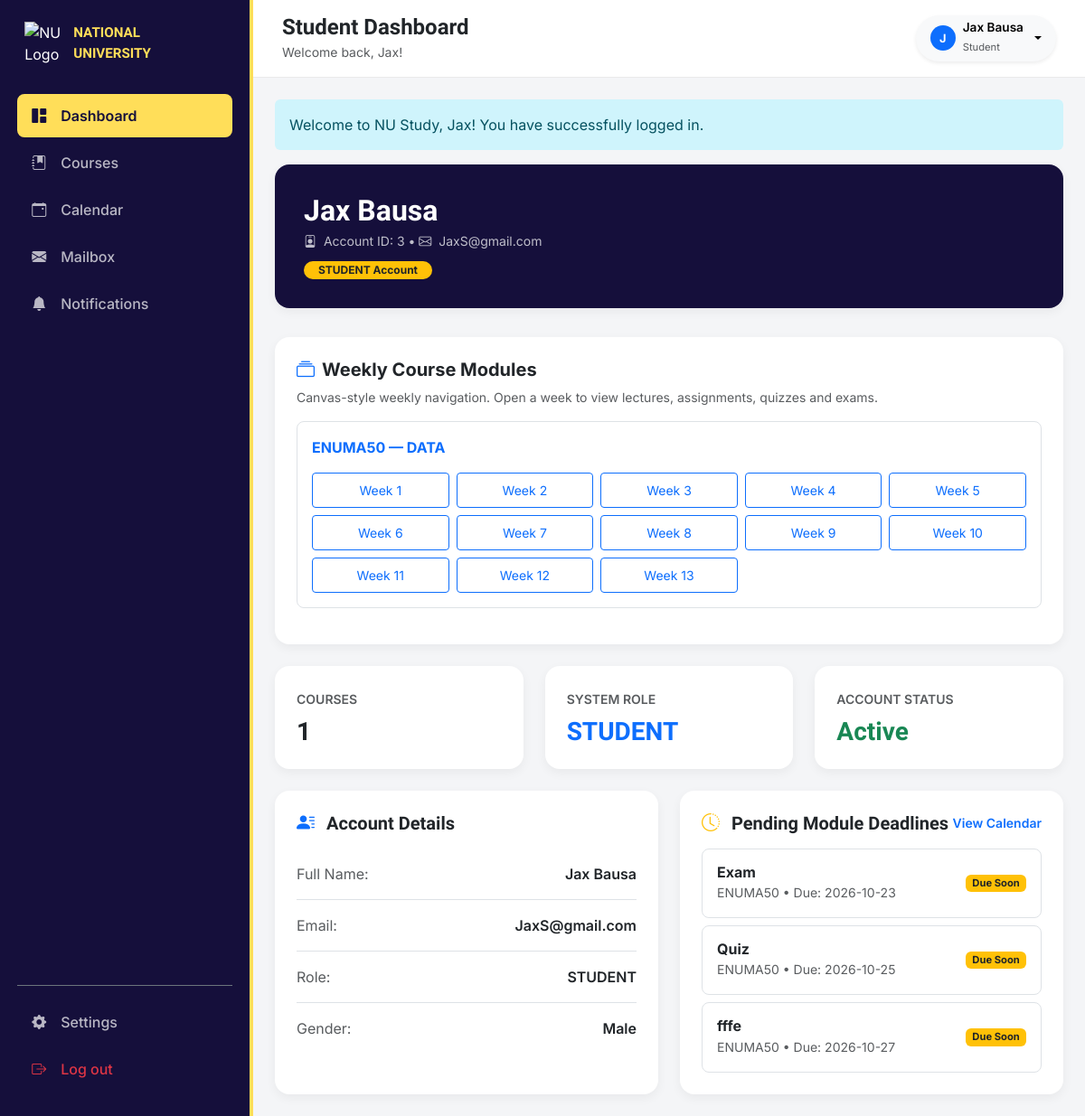
/dashboard (signed in), run on the app's committed database.
### tables this page shows
CREATE TABLE users (
                id INTEGER PRIMARY KEY AUTOINCREMENT,
                firstname TEXT NOT NULL,
                lastname TEXT NOT NULL,
                email TEXT UNIQUE NOT NULL,
                password_hash TEXT NOT NULL,
                salt TEXT NOT NULL,
                role TEXT NOT NULL,
                gender TEXT,
                created_at TIMESTAMP DEFAULT CURRENT_TIMESTAMP
            );

CREATE TABLE courses (
                id INTEGER PRIMARY KEY AUTOINCREMENT,
                code TEXT UNIQUE NOT NULL,
                title TEXT NOT NULL,
                description TEXT,
                instructor_id INTEGER REFERENCES users(id) ON DELETE SET NULL,
                enrollment_code TEXT UNIQUE,
                created_at TIMESTAMP DEFAULT CURRENT_TIMESTAMP
            , grades_posted INTEGER DEFAULT 0, records_locked INTEGER DEFAULT 0);

CREATE TABLE modules (
                id INTEGER PRIMARY KEY AUTOINCREMENT,
                course_id INTEGER REFERENCES courses(id) ON DELETE CASCADE,
                section_name TEXT DEFAULT 'General',
                title TEXT NOT NULL,
                type TEXT NOT NULL,
                content TEXT,
                due_date TEXT,
                file_path TEXT,
                created_at TIMESTAMP DEFAULT CURRENT_TIMESTAMP
            , time_limit_minutes INTEGER DEFAULT 0, pass_percentage INTEGER DEFAULT 70);

### app.py (the view)
@app.route("/dashboard.html")
@app.route("/dashboard")
def dashboard():
    if "user_id" not in session: return redirect(url_for("login"))
    user_id = session["user_id"]
    with closing(get_connection()) as conn:
        cursor = conn.cursor()
        cursor.execute("SELECT * FROM users WHERE id = ?", (user_id,))
        current_user = cursor.fetchone()
        if not current_user:
            session.clear()
            return redirect(url_for("login"))
        if current_user["role"] == "STUDENT":
            cursor.execute("SELECT c.* FROM courses c JOIN enrollments e ON c.id = e.course_id WHERE e.student_id = ?", (user_id,))
            courses_list = cursor.fetchall()
            cursor.execute("""
                SELECT m.*, c.code as course_code FROM modules m
                JOIN courses c ON m.course_id = c.id
                JOIN enrollments e ON c.id = e.course_id
                WHERE e.student_id = ?
                AND m.due_date IS NOT NULL AND m.due_date != ''
                AND m.id NOT IN (SELECT module_id FROM student_progress WHERE student_id = ?)
                ORDER BY m.due_date ASC LIMIT 5
            """, (user_id, user_id))
            deadlines = cursor.fetchall()
        else:
            cursor.execute("SELECT * FROM courses WHERE instructor_id = ?", (user_id,))
            courses_list = cursor.fetchall()
            deadlines = []
    return render_template("dashboard.html", user=current_user, courses=courses_list, deadlines=deadlines)

### db_models.py (called while the page is built)
def get_connection():
    if DATABASE_URL:
        import psycopg2
        import psycopg2.extras
        conn = psycopg2.connect(DATABASE_URL, cursor_factory=psycopg2.extras.DictCursor)
        return PostgresConnectionWrapper(conn)
    else:
        conn = sqlite3.connect("lms_mock.db")
        conn.row_factory = sqlite3.Row
        return conn

### templates/dashboard.html (shortened to what this page needs)
<!DOCTYPE html>
<html lang="en">
<head>
    <link href="https://cdn.jsdelivr.net/npm/bootstrap@5.3.0/dist/css/bootstrap.min.css" rel="stylesheet">
    <link rel="stylesheet" href="https://cdn.jsdelivr.net/npm/bootstrap-icons@1.11.0/font/bootstrap-icons.css">
</head>
<body>
<div class="app-wrapper">
    <div class="sidebar" id="sidebarElement">
        <div>
            <div class="sidebar-brand">
                <img src="https://dboqplvzu03z6.cloudfront.net/web/production/assets/contact-us-28ccf43265607ced3608c2c88d671ec8dbd210613cbb4042c0de3085f8c554f7.webp" alt="NU Logo">
                <div class="brand-text">NATIONAL<br>UNIVERSITY</div>
            </div>
            <div class="nav flex-column">
                <a href="{{ url_for('dashboard') }}" class="nav-link-custom active"><i class="bi bi-grid-1x2-fill"></i> Dashboard</a>
                <a href="{{ url_for('courses') }}" class="nav-link-custom"><i class="bi bi-journal-bookmark-fill"></i> Courses</a>
                <a href="{{ url_for('calendar') }}" class="nav-link-custom"><i class="bi bi-calendar-event"></i> Calendar</a>
                <a href="{{ url_for('mailbox') }}" class="nav-link-custom"><i class="bi bi-envelope-fill"></i> Mailbox</a>
                <a href="{{ url_for('notifications') }}" class="nav-link-custom"><i class="bi bi-bell-fill"></i> Notifications</a>
            </div>
        </div>
        <div class="nav flex-column border-top border-secondary pt-3">
            <a href="{{ url_for('settings') }}" class="nav-link-custom"><i class="bi bi-gear-fill"></i> Settings</a>
            <a href="{{ url_for('logout') }}" class="nav-link-custom text-danger"><i class="bi bi-box-arrow-right"></i> Log out</a>
        </div>
    </div>
    <div class="main-content">
        <div class="top-navbar">
            <div>
                <h4 class="fw-bold mb-0 text-dark" style="font-family: Gantari;">{% if user.role == 'TEACHER' %}Teacher Dashboard{% else %}Student Dashboard{% endif %}</h4>
                <small class="text-muted">Welcome back, {{ user.firstname }}!</small>
            </div>
            <div class="dropdown">
                <button class="btn btn-light dropdown-toggle d-flex align-items-center gap-2 rounded-pill px-3 py-1.5 border-0 shadow-sm" type="button" data-bs-toggle="dropdown">
                    <div class="bg-primary text-white rounded-circle d-flex align-items-center justify-content-center fw-bold" style="width: 28px; height: 28px; font-size: 0.8rem;">{{ user.firstname[0] }}</div>
                    <div class="text-start">
                        <span class="d-block fw-semibold" style="font-size: 0.85rem; line-height: 1.1;">{{ user.firstname }} {{ user.lastname }}</span>
                        <span class="text-muted" style="font-size: 0.7rem;">{{ user.role | title }}</span>
                    </div>
                </button>
            </div>
        </div>
        <div class="p-4">
            {% if session.pop('welcome_name', None) %}<div class="alert alert-info border-0">Welcome to NU Study, {{ user.firstname }}! You have successfully logged in.</div>{% endif %}
            <div class="hero-banner d-flex align-items-center justify-content-between">
                <div>
                    <h2 class="fw-bold mb-1" style="font-family: Gantari;">{{ user.firstname }} {{ user.lastname }}</h2>
                    <p class="text-light opacity-75 small mb-2"><i class="bi bi-person-badge me-1"></i> Account ID: {{ user.id }} &bull; <i class="bi bi-envelope me-1"></i> {{ user.email }}</p>
                    <span class="badge bg-warning text-dark fw-bold px-3 py-1.5 rounded-pill">{{ user.role }} Account</span>
                </div>
            </div>
            <div class="card-custom mb-4" style="height:auto">
                <h5 class="fw-bold mb-2"><i class="bi bi-collection me-2 text-primary"></i>Weekly Course Modules</h5>
                <p class="small text-muted">Canvas-style weekly navigation. Open a week to view lectures, assignments, quizzes and exams.</p>
                {% for course in courses %}
                <div class="border rounded-3 p-3 mb-3">
                    <a class="fw-bold text-decoration-none d-block mb-3" href="{{ url_for('course_detail', id=course.id) }}">{{ course.code }} — {{ course.title }}</a>
                    <div class="row row-cols-3 row-cols-md-5 row-cols-lg-7 g-2">
                        {% for week in range(1,14) %}
                        <div class="col"><a class="btn btn-outline-primary w-100 btn-sm py-2" href="{{ url_for('course_detail', id=course.id) }}#week-{{ week }}">Week {{ week }}</a></div>
                        {% endfor %}
                    </div>
                </div>
                {% else %}<p class="text-muted mb-0">No courses available yet.</p>{% endfor %}
            </div>
            <div class="row g-4 mb-4">
                <div class="col-md-4">
                    <div class="card-custom">
                        <span class="text-muted small fw-semibold text-uppercase">Courses</span>
                        <h3 class="fw-bold text-dark mt-2 mb-0" style="font-family: Gantari;">{{ courses | length }}</h3>
                    </div>
                </div>
                <div class="col-md-4">
                    <div class="card-custom">
                        <span class="text-muted small fw-semibold text-uppercase">System Role</span>
                        <h3 class="fw-bold text-primary mt-2 mb-0" style="font-family: Gantari;">{{ user.role }}</h3>
                    </div>
                </div>
                <div class="col-md-4">
                    <div class="card-custom">
                        <span class="text-muted small fw-semibold text-uppercase">Account Status</span>
                        <h3 class="fw-bold text-success mt-2 mb-0" style="font-family: Gantari;">Active</h3>
                    </div>
                </div>
            </div>
            <div class="row g-4">
                <div class="col-lg-6">
                    <div class="card-custom">
                        <h5 class="fw-bold text-dark mb-3" style="font-family: Gantari;"><i class="bi bi-person-lines-fill text-primary me-2"></i> Account Details</h5>
                        <ul class="list-group list-group-flush">
                            <li class="list-group-item d-flex justify-content-between py-3 px-0"><span class="text-muted">Full Name:</span><span class="fw-semibold text-dark">{{ user.firstname }} {{ user.lastname }}</span></li>
                            <li class="list-group-item d-flex justify-content-between py-3 px-0"><span class="text-muted">Email:</span><span class="fw-semibold text-dark">{{ user.email }}</span></li>
                            <li class="list-group-item d-flex justify-content-between py-3 px-0"><span class="text-muted">Role:</span><span class="fw-semibold text-dark">{{ user.role }}</span></li>
                            <li class="list-group-item d-flex justify-content-between py-3 px-0"><span class="text-muted">Gender:</span><span class="fw-semibold text-dark">{{ user.gender or 'Not Specified' }}</span></li>
                        </ul>
                    </div>
                </div>
                {% if user.role == 'STUDENT' %}
                <div class="col-lg-6">
                    <div class="card-custom">
                        <div class="d-flex justify-content-between align-items-center mb-3">
                            <h5 class="fw-bold text-dark mb-0" style="font-family: Gantari;"><i class="bi bi-clock-history text-warning me-2"></i> Pending Module Deadlines</h5>
                            <a href="{{ url_for('calendar') }}" class="small text-decoration-none fw-semibold">View Calendar</a>
                        </div>
                        <div class="list-group list-group-flush gap-2">
                            {% for d in deadlines %}
                            <a href="{{ url_for('module_view', id=d.id) }}" class="list-group-item border rounded-3 p-3 d-flex justify-content-between align-items-center text-decoration-none">
                                <div>
                                    <h6 class="fw-bold text-dark mb-0">{{ d.title }}</h6>
                                    <small class="text-muted">{{ d.course_code }} &bull; Due: {{ d.due_date }}</small>
                                </div>
                                <span class="badge bg-warning text-dark px-2.5 py-1" style="font-size: 0.7rem;">Due Soon</span>
                            </a>
                            {% else %}
                            <div class="text-center py-4">
                                <i class="bi bi-check-circle-fill text-success fs-2 mb-2 d-block"></i>
                                <p class="text-muted small mb-0">All module assignments & quizzes completed!</p>
                            </div>
                            {% endfor %}
                        </div>
                    </div>
                </div>
                {% endif %}
            </div>
        </div>
    </div>
</div>
</body>
</html>

### templates/dashboard.html (style rules this page uses)
body { background-color: #f4f5f7; font-family: 'Inter', sans-serif; overflow-x: hidden; }
.app-wrapper { display: flex; height: 100vh; width: 100vw; }
.sidebar { width: 280px; background-color: var(--sidebar-bg, #150f3b); color: white; display: flex; flex-direction: column; justify-content: space-between; padding: 1.5rem 1.2rem; border-right: 4px solid var(--sidebar-border, #ffde59); }
.sidebar-brand { display: flex; align-items: center; gap: 12px; margin-bottom: 2rem; padding-left: 0.5rem; }
.sidebar-brand img { width: 42px; height: 48px; object-fit: contain; }
.brand-text { font-family: 'Gantari', sans-serif; font-weight: 700; font-size: 0.95rem; color: #ffde59; }
.nav-link-custom { display: flex; align-items: center; gap: 1rem; color: rgba(255,255,255,0.7); padding: 0.75rem 1rem; border-radius: 8px; text-decoration: none; font-weight: 500; margin-bottom: 0.25rem; transition: 0.2s; }
.nav-link-custom:hover, .nav-link-custom.active { background-color: #ffde59; color: #150f3b; font-weight: 600; }
.main-content { flex: 1; display: flex; flex-direction: column; overflow-y: auto; }
.top-navbar { background: white; padding: 1rem 2rem; display: flex; justify-content: space-between; align-items: center; border-bottom: 1px solid #eaeaea; }
.hero-banner { background: #150f3b; color: white; border-radius: 16px; padding: 2rem; margin-bottom: 2rem; box-shadow: 0 4px 12px rgba(0,0,0,0.05); }
.card-custom { background: white; border-radius: 16px; border: none; box-shadow: 0 4px 12px rgba(0,0,0,0.05); padding: 1.5rem; height: 100%; }

### data on the page
users: firstname "Jax", firstname "J", lastname "Bausa", role "Student", id "3", email "JaxS@gmail.com", role "STUDENT", gender "Male"
courses: code "ENUMA50", title "DATA", week "1" "2" "3" "4" "5" "6" "7" "8" "9" "10" "11" "12" "13"
modules: title "Exam", course_code "ENUMA50", due_date "2026-10-23"
modules: title "Quiz", course_code "ENUMA50", due_date "2026-10-25"
modules: title "fffe", course_code "ENUMA50", due_date "2026-10-27"

### other printed values
{{ courses | length }} "1"
